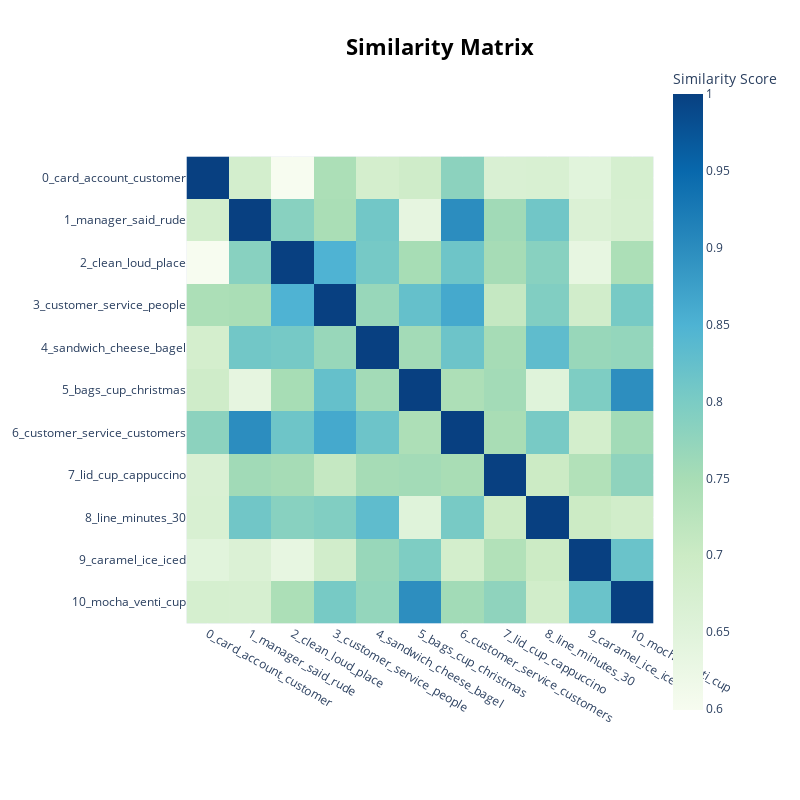

Notebook code for this chart:
### Code cell
# The Similarity Matrix allows you to understand topic similarity. BERTopic does have functionality to combine topics if desired.
fig = topic_model.visualize_heatmap(custom_labels=True)
fig.write_html(f'{model_name}/bertopic-heatmap.html')
fig.show()

### Figure 1 — Plotly figure (JSON) as saved in the notebook; plotly's stock layout.template omitted (floating-point values rounded to 4 significant figures)
{"data": [{"coloraxis": "coloraxis", "hovertemplate": "x: %{x}<br>y: %{y}<br>Similarity Score: %{z}<extra></extra>", "name": "0", "type": "heatmap", "x": ["0_card_account_customer", "1_manager_said_rude", "2_clean_loud_place", "3_customer_service_people", "4_sandwich_cheese_bagel", "5_bags_cup_christmas", "6_customer_service_customers", "7_lid_cup_cappuccino", "8_line_minutes_30", "9_caramel_ice_iced", "10_mocha_venti_cup"], "xaxis": "x", "y": ["0_card_account_customer", "1_manager_said_rude", "2_clean_loud_place", "3_customer_service_people", "4_sandwich_cheese_bagel", "5_bags_cup_christmas", "6_customer_service_customers", "7_lid_cup_cappuccino", "8_line_minutes_30", "9_caramel_ice_iced", "10_mocha_venti_cup"], "yaxis": "y", "z": [[1.0, 0.6814, 0.5994, 0.7437, 0.6806, 0.6909, 0.7808, 0.6678, 0.6697, 0.6464, 0.6762], [0.6814, 1.0, 0.7849, 0.7465, 0.8094, 0.637, 0.8985, 0.7578, 0.8112, 0.662, 0.6734], [0.5994, 0.7849, 1.0, 0.849, 0.8048, 0.7506, 0.8143, 0.7524, 0.7849, 0.6345, 0.7434], [0.7437, 0.7465, 0.849, 1.0, 0.7677, 0.8238, 0.863, 0.709, 0.7934, 0.6863, 0.8038], [0.6806, 0.8094, 0.8048, 0.7677, 1.0, 0.7548, 0.8149, 0.7521, 0.8313, 0.7674, 0.7716], [0.6909, 0.637, 0.7506, 0.8238, 0.7548, 1.0, 0.7427, 0.7548, 0.6521, 0.7965, 0.897], [0.7808, 0.8985, 0.8143, 0.863, 0.8149, 0.7427, 1.0, 0.7481, 0.8036, 0.6827, 0.7559], [0.6678, 0.7578, 0.7524, 0.709, 0.7521, 0.7548, 0.7481, 1.0, 0.6984, 0.7359, 0.7778], [0.6697, 0.8112, 0.7849, 0.7934, 0.8313, 0.6521, 0.8036, 0.6984, 1.0, 0.6992, 0.688], [0.6464, 0.662, 0.6345, 0.6863, 0.7674, 0.7965, 0.6827, 0.7359, 0.6992, 1.0, 0.8184], [0.6762, 0.6734, 0.7434, 0.8038, 0.7716, 0.897, 0.7559, 0.7778, 0.688, 0.8184, 1.0]]}], "layout": {"coloraxis": {"colorbar": {"title": {"text": "Similarity Score"}}, "colorscale": [[0, "rgb(247,252,240)"], [0.125, "rgb(224,243,219)"], [0.25, "rgb(204,235,197)"], [0.375, "rgb(168,221,181)"], [0.5, "rgb(123,204,196)"], [0.625, "rgb(78,179,211)"], [0.75, "rgb(43,140,190)"], [0.875, "rgb(8,104,172)"], [1, "rgb(8,64,129)"]]}, "height": 800, "hoverlabel": {"bgcolor": "white", "font": {"family": "Rockwell", "size": 16}}, "legend": {"title": {"text": "Trend"}}, "margin": {"t": 60}, "showlegend": true, "title": {"font": {"color": "Black", "size": 22}, "text": "<b>Similarity Matrix</b>", "x": 0.55, "xanchor": "center", "y": 0.95, "yanchor": "top"}, "width": 800, "xaxis": {"anchor": "y", "constrain": "domain", "domain": [0, 1], "scaleanchor": "y"}, "yaxis": {"anchor": "x", "autorange": "reversed", "constrain": "domain", "domain": [0, 1]}}}
